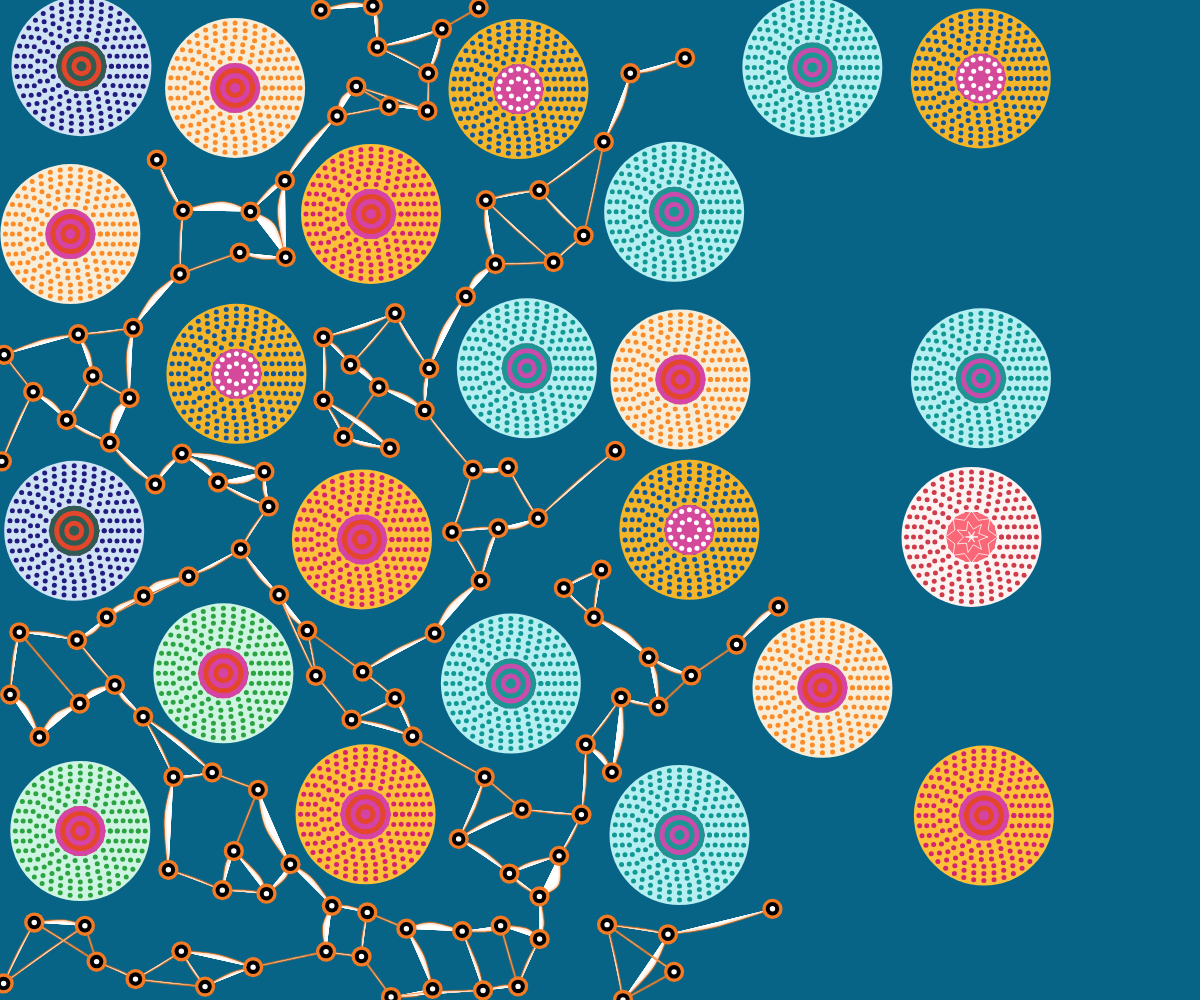
Frame 1 (no input)
Frame 60 (no input): identical to frame 1, image omitted
Frame 120 (the mouse pressed at the canvas centre since frame 60): identical to frame 1, image omitted

The p5.js sketch that drew this single still picture (run headless with seeded random() and noise() and a simulated clock; from frame 60 on, the mouse is pressed at the canvas centre):

// p5.js sketch
// ── sketch.js
// The pattern and beads are stored in the global arrays as shown below
let patterns = [];
let beads = [];
const padding = 20;

/**
 * Created a class called CircularPattern that will create circular patterned designs
 * Inspired by p5.js circular patterned design examples:
 * @see https://p5js.org/examples/form-regular-polygon.html
 */
class CircularPattern {
  /**
   * Initialised a constructor for CircularPattern
   * Below are the X and Y coordinates of the center of the circular patterned design
   * @param {number} x 
   * @param {number} y 
   * Color palette object that will contain various colors used in the circular patterned design
   * @param {Object} colors 
   */
  constructor(x, y, colors) {
    this.x = x;
    this.y = y;
    this.radius = 70; 
    this.colors = colors;
    this.dotSize = 5;
    this.ringSpacing = 7;
  }

  /**
   * Creates a circular bead pattern inside of the circular patterned design.
   * Uses various pattern styles like concentric circles, zigzag lines, and beads.
   * Used p5.js circle pattern tutorial to create concentric circular.
   * @see https://p5js.org/reference/#/p5/circle
   */
  drawInternalPattern() {
    // Draws the background circle and fills it with internalBbColor
    fill(this.colors.internalBbColor);
    circle(0, 0, this.dotSize * 10);

    switch(this.colors.internalPatternStyle) {
      case "concentric circles":
        // Color palettes chosen for concentric circles
        let circleColorsPalette = {
          "green": {
            outerCircleColor: "#e4462b",
            innerCircleColor: "#d443a5",
          },
          "purple": {
            outerCircleColor: "#e4462b",
            innerCircleColor: "#305b53",
          },
          "cyan": {
            outerCircleColor: "#c74cab",
            innerCircleColor: "#1b9692",
          }
        };
        
        let selectedPalette = circleColorsPalette[this.colors.type] || circleColorsPalette["green"];
        
         // Draws concentric circles with the selected color palette
        for (let r = this.dotSize * 10; r > 0; r -= 10) {
          let color = (r / 10) % 2 === 0 ? selectedPalette.outerCircleColor : selectedPalette.innerCircleColor;
          fill(color);
          circle(0, 0, r);
        }
        break;
      
      case "zigzag lines":
        /**
        * Creates a circular bead pattern inside of the circular patterned design.
        * beginShape() and endShape() from p5.js are used to create the zigzag pattern
        * Both learnt from the p5.js shape tutorial:
        @see https://p5js.org/reference/#/p5/beginShape
        */
        stroke(255, 255, 255, 200);
        strokeWeight(1);
        noFill();

        // Number of concentric zigzag layers
        let zigzagLayers = 3;  
        let baseRadius = 2;
        
        for (let layer = 0; layer < zigzagLayers; layer++) {
          // Increase segments for the outer zigzag layers
          let segments = 12 + layer * 2;  
          // Increase radius for each layer
          let radius = baseRadius + layer * this.dotSize * 2;
          
          beginShape();
          for (let i = 0; i < segments; i++) {
            let angle = (TWO_PI * i) / segments;
            // Created zigzag effect by alternating the radius
            let x = cos(angle) * (radius + (i % 2 ? -4 : 4));
            let y = sin(angle) * (radius + (i % 2 ? -4 : 4));
            vertex(x, y);
          }
          endShape(CLOSE);
        }
        
        noStroke();
        break;

      case "beads":
        // Created the concentric circles of white beads
        // Inspired by the traditional mandala patterns
        fill(255, 255, 255);
        // Number of bead layers (concentric circles)
        let beadLayers = 2;
        
        for (let layer = 1; layer <= beadLayers; layer++) {
          // Increase the bead count for each layer
          let beadCount = 8 * layer;
          // Each layer has a larger radius
          let beadRadius = this.dotSize * 2 * layer;
          
          for (let i = 0; i < beadCount; i++) {
            let angle = (TWO_PI * i) / beadCount;
            let x = cos(angle) * beadRadius;
            let y = sin(angle) * beadRadius;
            // Draw a bead at (x, y)
            circle(x, y, this.dotSize);
          }
        }
        break;
        
      default:
        // Simple white center if no internalPatternStyle is defined
        fill(255, 255, 255, 150);
        circle(0, 0, this.dotSize * 6);
    }
  }

  /**
   * Displays the complete circular pattern
   * push() and pop() from p5.js is used for transformation isolation
   * @see https://p5js.org/reference/#/p5/push
   */
  display() {
    push();
    translate(this.x, this.y);

    // Draws the main background of the circle
    noStroke();
    fill(this.colors.bgColors);
    circle(0, 0, this.radius * 2);

    // Creates a series of dots placed on concentric circles.
    // The algorithm calculates the optimal spacing for the dots based on circumference.
    for (let r = this.radius-5; r > 0; r -= this.ringSpacing) {
      const circumference = TWO_PI * r;
      const dots = floor(circumference / (this.dotSize * 2));
      const angleStep = TWO_PI / dots;
      
      fill(this.colors.patternColors);

      for (let angle = 0; angle < TWO_PI; angle += angleStep) {
        const x = r * cos(angle);
        const y = r * sin(angle);
        circle(x, y, this.dotSize);
      }
    }

    this.drawInternalPattern();
    pop();
  }

  /**
   * Checks whether any pattern overlaps or falls on top of any other pattern
   * Uses dist() function from p5.js to callculate the distance
   * Returns True if any pattern overlaps
   * @param {CircularPattern} other - is an another pattern that is used to check for overlap
   */
  overlaps(other) {
    const minDistance = this.radius * 2 + 10;
    const distance = dist(this.x, this.y, other.x, other.y);
    return distance < minDistance;
  }
}

/**
 * DecorativeBead class is used to create the connecting elements for the beads
 * Creates a tri-colored bead using layered circles
 * Technique learnt from the p5.js glow effects tutorial
 * @see https://p5js.org/examples/color-linear-gradient.html
 */
class DecorativeBead {
  constructor(x, y) {
    this.x = x;
    this.y = y;
    this.size = 13.5;
    this.glowSize = this.size * 1.5;
    this.innerSize = this.size * 0.4;
  }

  /**
   * Displays the bead with glowing effect
   * Uses multiple layers to create visual depth effect
   */
  display() {
    push();
    translate(this.x, this.y);
    
    // Creates orange glow effect
    noStroke();
    let glowColor = color('#f47b23');
    
    fill(glowColor);
    circle(0, 0, this.glowSize);
    
    // Creates a black color body of the bead
    fill('black');
    circle(0, 0, this.size);
    
    // Creates a white circle at the center of the bead
    fill("white");
    circle(0, 0, this.innerSize);
    
    pop();
  }
}

/**
 * Draws the curved connections between beads
 * Uses p5.js noise() for organic curve variation
 * Technique learnt from the p5.js curve vertex tutorial
 * @see https://p5js.org/reference/#/p5/curveVertex
 */
function drawCurvyConnections() {
  let connectionCounts = new Array(beads.length).fill(0);
  let connections = [];

  // First pass: ensure minimum connections to the bead
  for (let i = 0; i < beads.length; i++) {
    if (connectionCounts[i] === 0) {
      let closestDist = Infinity;
      let closestIndex = -1;
      
      // Finds the closest bead that is not connected
      for (let j = 0; j < beads.length; j++) {
        if (i !== j && connectionCounts[j] < 3) {
          let d = dist(beads[i].x, beads[i].y, beads[j].x, beads[j].y);
          if (d < closestDist && d < 120) {
            closestDist = d;
            closestIndex = j;
          }
        }
      }
      
      if (closestIndex !== -1) {
        connections.push({
          bead1: i,
          bead2: closestIndex,
          distance: closestDist
        });
        connectionCounts[i]++;
        connectionCounts[closestIndex]++;
      }
    }
  }

  // Second pass: adds additional connections to the bead
  for (let i = 0; i < beads.length; i++) {
    if (connectionCounts[i] >= 3) continue;

    let possibleConnections = [];
    for (let j = 0; j < beads.length; j++) {
      if (i !== j && connectionCounts[j] < 3) {
        let d = dist(beads[i].x, beads[i].y, beads[j].x, beads[j].y);
        if (d < 100) {
          let exists = connections.some(c => 
            (c.bead1 === i && c.bead2 === j) || 
            (c.bead1 === j && c.bead2 === i)
          );
          
          if (!exists) {
            possibleConnections.push({
              bead1: i,
              bead2: j,
              distance: d
            });
          }
        }
      }
    }

    possibleConnections.sort((a, b) => a.distance - b.distance);
    for (let conn of possibleConnections) {
      if (connectionCounts[i] < 3 && connectionCounts[conn.bead2] < 3) {
        connections.push(conn);
        connectionCounts[i]++;
        connectionCounts[conn.bead2]++;
      }
    }
  }
  /** 
  * Draws curved connections with a glowing effect
  * Using multiple strokes that have varying opacity for glowing effect
  * Technique learnt from the creative coding glow effects
  * @see https://p5js.org/reference/#/p5/stroke
  */
  
  for (let conn of connections) {
    let bead1 = beads[conn.bead1];
    let bead2 = beads[conn.bead2];
    
    for (let k = 3; k >= 0; k--) {
      stroke(244, 123, 35, map(k, 0, 3, 50, 200));
      strokeWeight(map(k, 0, 3, 3, 0.8));
      
      let midX = (bead1.x + bead2.x) / 2;
      let midY = (bead1.y + bead2.y) / 2;
      
      // Use noise for the organic curve variation
      let offsetX = map(noise(conn.bead1 * 0.1, conn.bead2 * 0.1), 0, 1, -15, 15);
      let offsetY = map(noise(conn.bead2 * 0.1, conn.bead1 * 0.1), 0, 1, -15, 15);
      
      beginShape();
      curveVertex(bead1.x, bead1.y);
      curveVertex(bead1.x, bead1.y);
      curveVertex(midX + offsetX, midY + offsetY);
      curveVertex(bead2.x, bead2.y);
      curveVertex(bead2.x, bead2.y);
      endShape();
    }
  }
}

/**
 * p5.js setup function is used to initialize the canvas and to create the initial pattern layout
 * Uses random() function for creating variations in pattern placement
 * @see https://p5js.org/reference/#/p5/setup
 */
function setup() {
  createCanvas(windowWidth, windowHeight);
  
  // An array of color pallete objects
  const arrayOfColors = [
    {
      type:"green",
      bgColors: "#cdf5e1",
      patternColors: "#2ba441",
      internalBbColor: "#fb586a",
      internalPatternStyle:"concentric circles"
    },
    {
      type:"red",
      bgColors: "#fef3f3",
      patternColors: "#d03c49",
      internalBbColor: "#fa6776",
      internalPatternStyle:"zigzag lines"
    },
    {
      type:"orange",
      bgColors: "#f7edd9",
      patternColors: "#fc8c27",
      internalBbColor: "#bac37e",
      internalPatternStyle:"concentric circles"
    },
    {
      type:"blue-yellow",
      bgColors: "#f4b628",
      patternColors: "#115799",
      internalBbColor: "#d5499b",
      internalPatternStyle:"beads"
    },
    {
      type:"cyan",
      bgColors: "#b6eff1",
      patternColors: "#119995",
      internalBbColor: "#ca3daf",
      internalPatternStyle:"concentric circles"
    },
    {
      type:"purple",
      bgColors: "#cfe3f5",
      patternColors: "#231c80",
      internalBbColor: "#b03f8e",
      internalPatternStyle:"concentric circles"
    },
    {
      type:"",
      bgColors: "#fdc038",
      patternColors: "#d5236f",
      internalBbColor: "#f165cc",
      internalPatternStyle:"concentric circles"
    }
  ];

  // Used to creates a grid-based pattern layout
  let gridSize = 150;
  for (let x = gridSize/2; x < width - gridSize/2; x += gridSize) {
    for (let y = gridSize/2; y < height - gridSize/2; y += gridSize) {
      let posX = x + random(-15, 15);
      let posY = y + random(-15, 15);
      
      const choosenPallete = random(arrayOfColors);
      const pattern = new CircularPattern(posX, posY, choosenPallete);
      
      let overlapping = false;
      for (let other of patterns) {
        if (pattern.overlaps(other)) {
          overlapping = true;
          break;
        }
      }
      
      if (!overlapping) {
        patterns.push(pattern);
      }
    }
  }

  // Initialized the decorative beads with connection constraints
  let attempts = 0;
  const maxAttempts = 2000;
  const minBeads = 400;
  
  while (beads.length < minBeads && attempts < maxAttempts) {
    let x = random(width);
    let y = random(height);
    let validPosition = true;
    
    // Checking pattern proximity
    for (let pattern of patterns) {
      let d = dist(x, y, pattern.x, pattern.y);
      if (d < pattern.radius + 20) {
        validPosition = false;
        break;
      }
    }
    
    // Check bead proximity and connections
    if (validPosition) {
      let hasNearbyBead = false;
      let tooClose = false;
      
      for (let bead of beads) {
        let d = dist(x, y, bead.x, bead.y);
        if (d < 35) {
          tooClose = true;
          break;
        }
        if (d < 120) {
          hasNearbyBead = true;
        }
      }
      
      validPosition = !tooClose && (beads.length === 0 || hasNearbyBead);
    }
    
    if (validPosition) {
      beads.push(new DecorativeBead(x, y));
    }
    
    attempts++;
  }
}

/**
 * p5.js draw function is used to render the complete generative artwork
 * Uses layering technique along with the background, patterns, connections, and beads to create a visual depth
 * Layer ordering technique leant from the p5.js layering tutorial
 * @see https://p5js.org/examples/structure-setup-draw.html
 */
function draw() {
 
  background('#086487');
  
  // Draws various circular patterned designs
  patterns.forEach(pattern => {
    pattern.display();
  });
  
  // Draws curvy connections that connect the beads
  drawCurvyConnections();
  
  // Draws various beads
  beads.forEach(bead => {
    bead.display();
  });
}

/**
 * p5.js windowResized function is used to make the canvas responsive
 * Implements responsive design principles for canvas resizing
 * Technique leant from the p5.js responsive design examples
 * @see https://p5js.org/reference/#/p5/windowResized
 * Reset and reinitialize approach learnt from the creative coding best practices
 * @see https://p5js.org/reference/#/p5/resizeCanvas
 */
function windowResized() {
  resizeCanvas(windowWidth, windowHeight);
  patterns = [];
  beads = [];
  setup();
}

// ── style.css
html, body {
    margin: 0;
    padding: 0;
    height: 100%;
    display: flex;
    justify-content: center;
    align-items: center;
    background: #1a4a5a; /* Dark teal background matching the artwork */
    overflow: hidden;
}

canvas {
    display: block;
}
